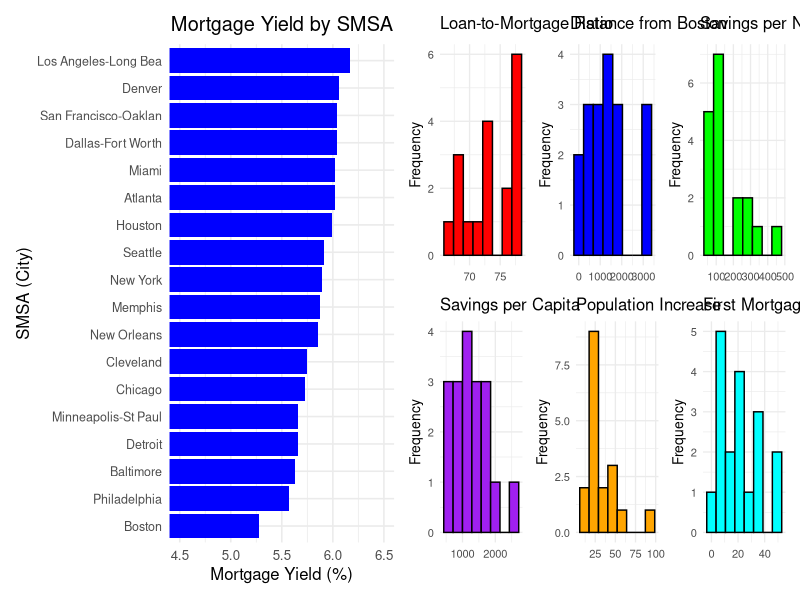
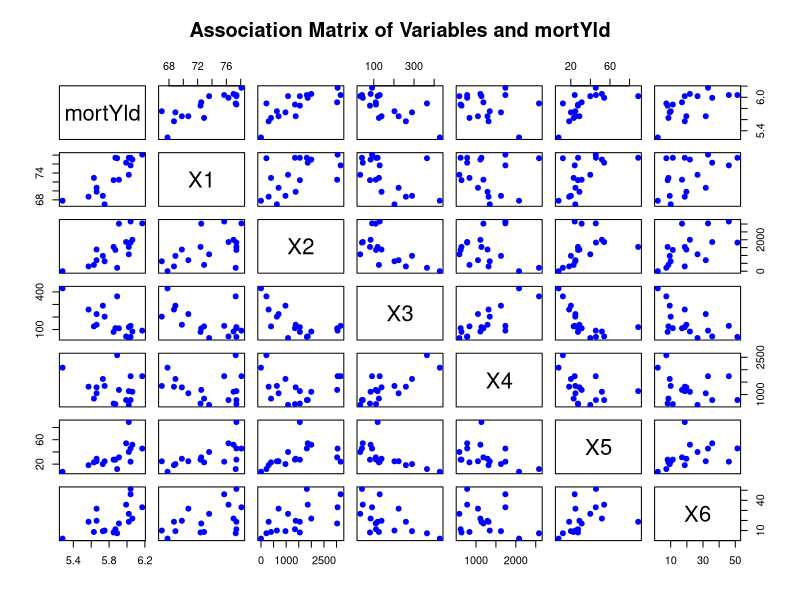
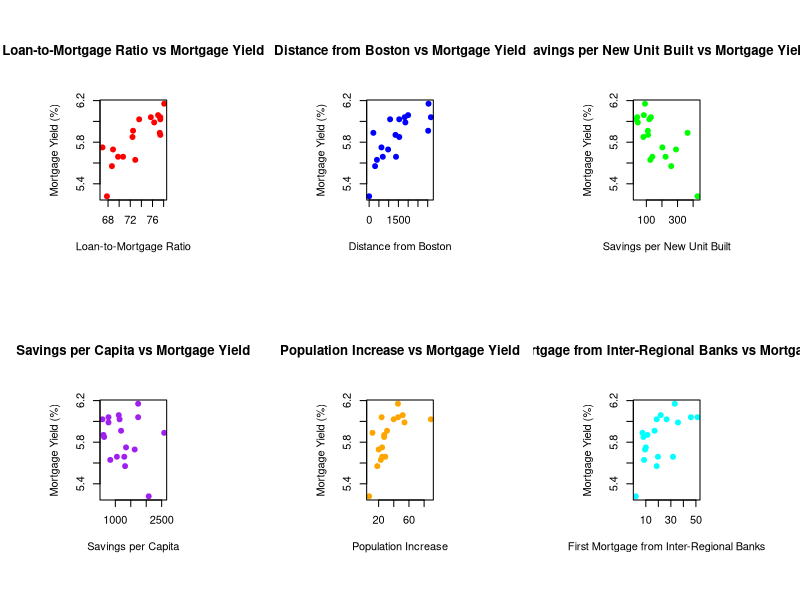
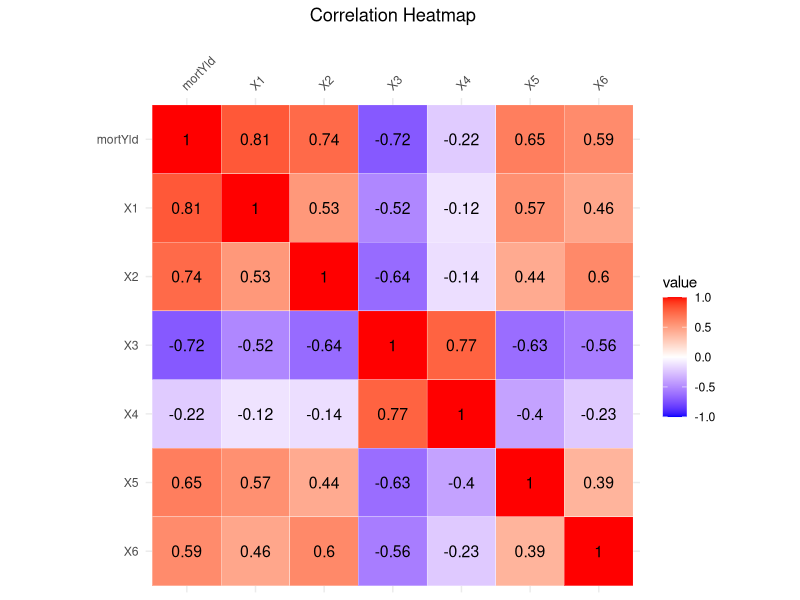
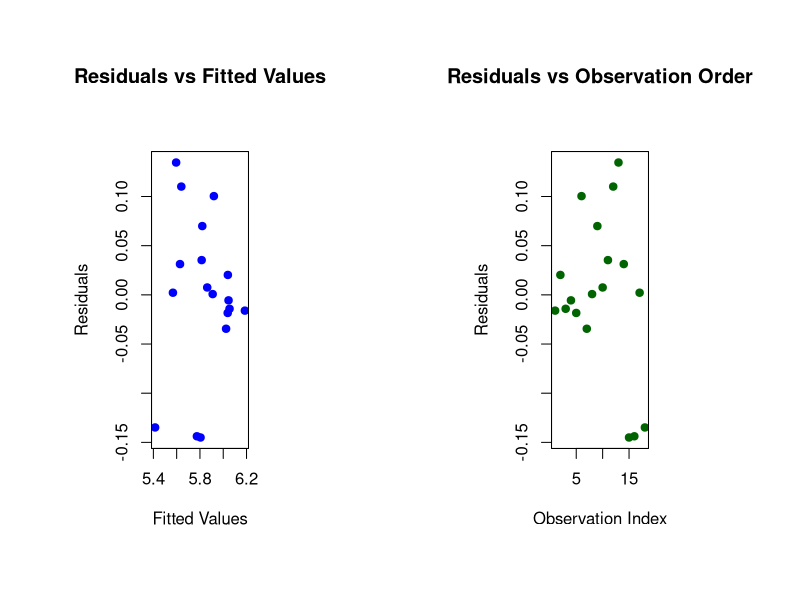
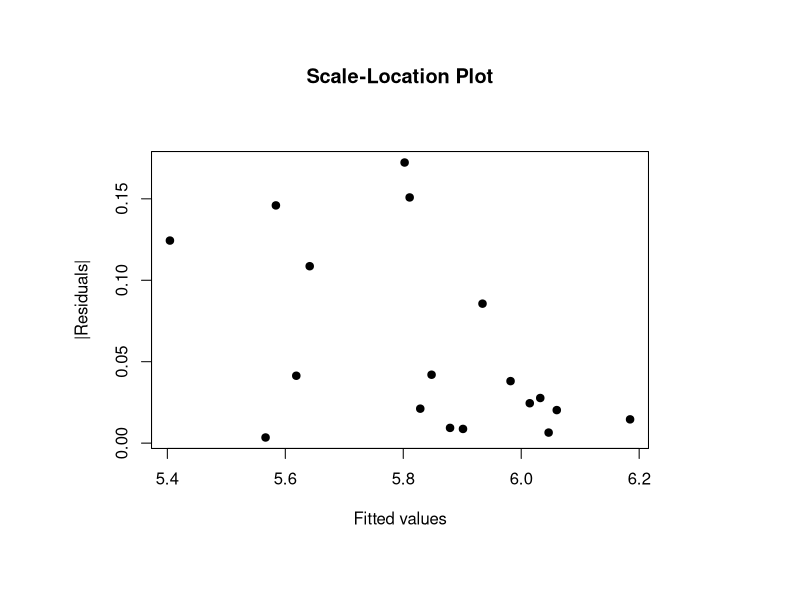
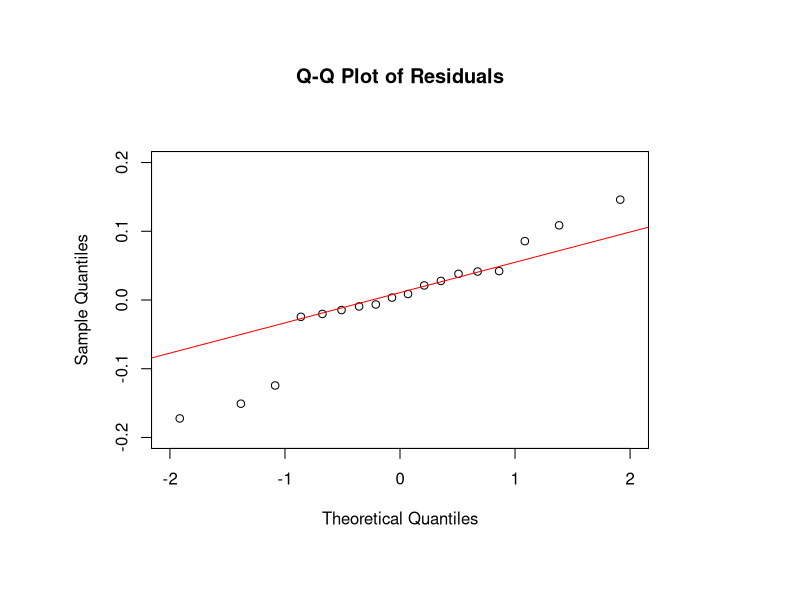

Source code (R) for these figures, in order:
## ---- chunk 1
knitr::opts_chunk$set(fig.width=12, fig.height=8, fig.path='Figs/',
                      echo=FALSE, warning=FALSE, message=FALSE)
## ---- chunk 2
# Load necessary libraries
library(ggplot2)
library(tidyverse)
library(dplyr)
library(knitr)
library(kableExtra)
library(xtable)
library(MASS)
library(car)
library(magrittr)
library(patchwork)
library(gridExtra)
library(grid)
library(reshape2)

# Read data
df <- read.csv("myield.csv")

# Rename columns for easier reference
colnames(df) <- c("smsa", "mortYld", "X1", "X2", "X3", "X4", "X5", "X6")

# Display first few rows
kable(head(df), caption = "First few rows of the dataset") %>% kable_styling()
## ---- chunk 3
# Count missing values
colSums(is.na(df))

## ---- chunk 4
# Summary Statistics
summary_stats <- summary(df[, colnames(df) != "smsa"])
kable(summary_stats, caption = "Summary Statistics of Variables") %>% kable_styling()
## ---- chunk 5

# Sort data by decreasing mortgage yield
df <- df %>% arrange(desc(mortYld))

# Define bar chart (corrected and stored as bar_plot)
bar_plot <- ggplot(df, aes(x = mortYld, y = reorder(smsa, mortYld))) + 
  geom_bar(stat = "identity", fill = "blue") +
  coord_cartesian(xlim = c(4.5, 6.5)) +
  labs(title = "Mortgage Yield by SMSA", x = "Mortgage Yield (%)", y = "SMSA (City)") +
  theme_minimal(base_size = 12) +
  theme(
    axis.text.y = element_text(size = 9),
    plot.title = element_text(hjust = 0.5)
  )

# Define variable names and colors
var_names <- c("Loan-to-Mortgage Ratio", "Distance from Boston", 
               "Savings per New Unit Built", "Savings per Capita", 
               "Population Increase", "First Mortgage from Inter-Regional Banks")
hist_colors <- c("red", "blue", "green", "purple", "orange", "cyan")

# Create histogram plots
hist_plots <- lapply(1:6, function(i) {
  ggplot(df, aes_string(x = paste0("X", i))) +
    geom_histogram(fill = hist_colors[i], color = "black", bins = 8) +
    labs(title = var_names[i], x = NULL, y = "Frequency") +
    theme_minimal(base_size = 10)
})

# Combine histograms in 2x3 grid
hist_grid <- (hist_plots[[1]] | hist_plots[[2]] | hist_plots[[3]]) /
             (hist_plots[[4]] | hist_plots[[5]] | hist_plots[[6]])

# Combine bar chart and histograms side-by-side
final_plot <- bar_plot + hist_grid + plot_layout(widths = c(1.3, 2))

# Print final plot
final_plot
## ---- chunk 6
# Adjust the plotting window size to be square-like (you may need to resize RStudio plot panel)
par(mfrow = c(1, 1))  # Reset to 1x1 layout
par(mai = c(1, 1, 1, 1))  # Adjust margins to give more space around the plot
par(pin = c(10, 10))  # Set plot aspect ratio manually (width and height in inches)

# Select relevant numerical variables
selected_vars <- df[, c("mortYld", "X1", "X2", "X3", "X4", "X5", "X6")]

# Create the scatter plot matrix
pairs(selected_vars, 
      main = "Association Matrix of Variables and mortYld",
      col = "blue",   # Set color for points
      pch = 19)       # Use solid dots for points


## ---- chunk 7
# Set up a 2x3 grid for multiple scatter plots
par(mfrow = c(2, 3))

# Define variable names
var_names <- c("Loan-to-Mortgage Ratio", "Distance from Boston", 
               "Savings per New Unit Built", "Savings per Capita", 
               "Population Increase", "First Mortgage from Inter-Regional Banks")

# Define colors for better visualization
point_colors <- c("red", "blue", "green", "purple", "orange", "cyan")

# Loop through each variable (X1 to X6) and create a scatter plot with mortYld on the Y-axis
for (i in 1:6) {
  plot(df[[paste0("X", i)]], df$mortYld,
       main = paste(var_names[i], "vs Mortgage Yield"),
       xlab = var_names[i], ylab = "Mortgage Yield (%)",
       col = point_colors[i], pch = 19)
}

# Reset plotting parameters to default
par(mfrow = c(1, 1))

## ---- chunk 8
library(reshape2)

cor_matrix <- round(cor(df[, 2:8]), 2)  # Exclude 'smsa'
melted_cor <- melt(cor_matrix)

# Plot heatmap with text labels
ggplot(data = melted_cor, aes(x = Var1, y = factor(Var2, levels = rev(unique(Var2))), fill = value)) + 
  geom_tile(color = "white") +
  geom_text(aes(label = value), size = 4) +  # Print correlation value on each tile
  scale_fill_gradient2(low = "blue", high = "red", mid = "white", 
                       midpoint = 0, limit = c(-1, 1)) +
  scale_x_discrete(position = "top") +
  coord_fixed() +
  labs(title = "Correlation Heatmap", x = "", y = "") +
  theme_minimal() +
  theme(
    axis.text.x = element_text(angle = 45, hjust = 0),
    plot.title = element_text(hjust = 0.5)
  )

## ---- chunk 9
cor(residuals(lm(df$X2 ~ df$X3)), residuals(lm(df$X6 ~ df$X3)))
## ---- chunk 10
# Pairwise Simple Regressions
models_simple <- lapply(1:6, function(i) {
  formula <- as.formula(paste("mortYld ~ X", i, sep = ""))
  lm(formula, data = df)
})

simple_summaries <- lapply(models_simple, summary)

data.frame(
  Predictor = paste0("X", 1:6),
  R_squared = sapply(simple_summaries, function(m) round(m$r.squared, 3)),
  p_value = sapply(simple_summaries, function(m) round(coef(m)[2,4], 4))
) %>%
  kable(caption = "Simple Linear Regressions: R² and p-values") %>%
  kable_styling()
## ---- chunk 11
# Null Model vs Full Model Comparison
null_model <- lm(mortYld ~ 1, data = df)
full_model <- lm(mortYld ~ X1 + X2 + X3 + X4 + X5 + X6, data = df)

anova(null_model, full_model)
## ---- chunk 12
# Fit linear regression model
model <- lm(mortYld ~ X1 + X2 + X3 + X4 + X5 + X6, data = df)

# Model summary
summary(model)

## ---- chunk 13
# Stepwise regression (both directions)
step_model <- stepAIC(model, direction = "both")
summary(step_model)
## ---- chunk 14
interaction_model <- lm(mortYld ~ X1 + X3 + X4 + X1:X3 + X1:X4 + X3:X4, data = df)
summary(interaction_model)
## ---- chunk 15
# Create comparison table
model_metrics <- data.frame(
  Model = c("Full Model", "Stepwise Model", "2-Way Interaction Model"),
  R2 = c(
    summary(full_model)$r.squared,
    summary(step_model)$r.squared,
    summary(interaction_model)$r.squared
  ),
  Adj_R2 = c(
    summary(full_model)$adj.r.squared,
    summary(step_model)$adj.r.squared,
    summary(interaction_model)$adj.r.squared
  ),
  AIC = c(
    AIC(full_model),
    AIC(step_model),
    AIC(interaction_model)
  ),
  Residual_SE = c(
    summary(full_model)$sigma,
    summary(step_model)$sigma,
    summary(interaction_model)$sigma
  ),
  F_statistic = c(
    summary(full_model)$fstatistic[1],
    summary(step_model)$fstatistic[1],
    summary(interaction_model)$fstatistic[1]
  )
)

# Display table
kable(model_metrics, digits = 3, caption = "Comparison of Model Performance Metrics") %>%
  kable_styling(full_width = FALSE, position = "center")
## ---- chunk 16
# Compare with ANOVA
anova(step_model, interaction_model)
## ---- chunk 17
par(mfrow = c(1, 2))

# Residuals vs Fitted Values
plot(fitted(model), resid(model),
     main = "Residuals vs Fitted Values",
     xlab = "Fitted Values", ylab = "Residuals",
     pch = 19, col = "blue")

# Residuals vs Observation Order
plot(resid(model),
     main = "Residuals vs Observation Order",
     xlab = "Observation Index", ylab = "Residuals",
     pch = 19, col = "darkgreen")

# Reset layout
par(mfrow = c(1, 1))
## ---- chunk 18
# Compute Variance Inflation Factor (VIF)
vif_values <- vif(step_model)
kable(as.data.frame(vif_values), caption = "Variance Inflation Factors (VIF)") %>% kable_styling()

## ---- chunk 19
plot(step_model$fitted.values, abs(resid(step_model)),
     main = "Scale-Location Plot",
     xlab = "Fitted values", ylab = "|Residuals|", pch = 19)
## ---- chunk 20
# Q-Q Plot with equal axis limits
qqnorm(resid(step_model), 
       main = "Q-Q Plot of Residuals", 
       xlim = c(-2, 2), ylim = c(-0.2, 0.2))  # Fix both axes to same limits
qqline(resid(step_model), col = "red")
## ---- chunk 21
